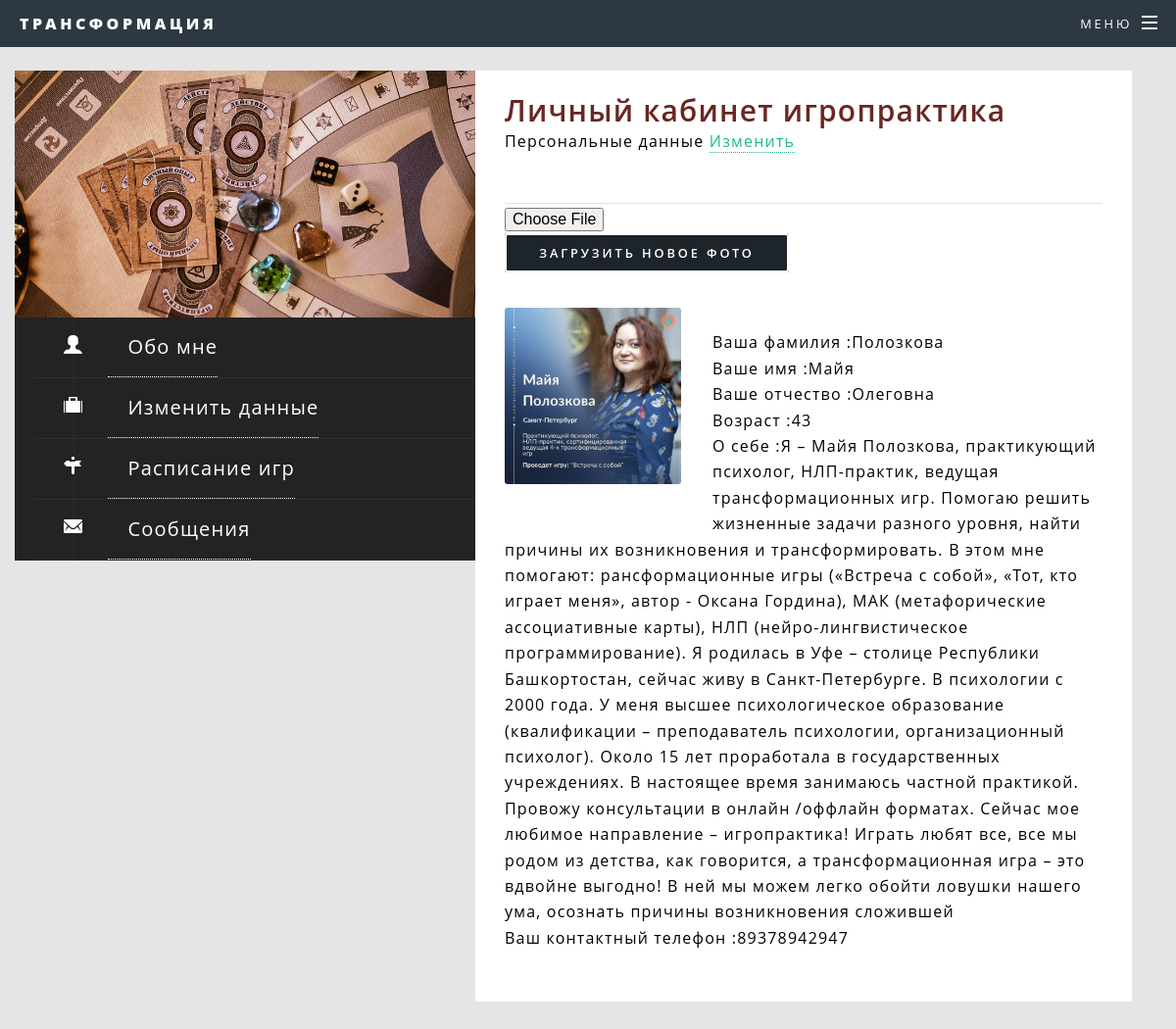
Screenshot of /psychology/kabiner.php (signed in) with the database file from the repository.
### psychology/kabiner.php (the view, shortened to what this page needs)
<?php
include "connect.php"
?>
<!DOCTYPE html>
<html>
<head>
	<link href="css/demo.css" rel="stylesheet" type="text/css">
	 <link rel="stylesheet" href="css/jqbar.css" />
	<link rel="stylesheet" type="text/css" href="css/bootstrap.css">
	<link rel="stylesheet" type="text/css" href="css/bootstrap-responsive.css">
	<link rel="stylesheet" type="text/css" href="css/style1.css">
	<link rel="stylesheet" href="font-awesome/css/font-awesome.min.css">
    <link rel="stylesheet" type="text/css" href="css/simpletextrotator.css" />
		<link rel="stylesheet" href="assets/css/main1.css" />
</head>
<body>
<header id="header">
						<h1><a href="index.php">Трансформация</a></h1>
						<nav id="nav">
							<ul>
								<li class="special">
									<a href="#menu" class="menuToggle"><span>Меню</span></a>
								</li>
							</ul>
						</nav>
					</header>
	<div class="container topbottom">
		<div class="row-fluid">
<?php
$usname=$_SESSION["username"];
$result = "SELECT `priority`,`login` FROM users WHERE `login` = '$usname'";
$result1 = mysqli_query($conn, $result) or trigger_error(mysql_error()." in ". $result);
$myrow = mysqli_fetch_array($result1);
if ($myrow['priority']==0) { ?>
<div class="span5">
				<img src="img/avatar.jpg" alt="Profile Avatar" class="avatar">
				<div class="navigation">
					<div>
						<ul>
							<li>
								<img src="img/about-icon.png">
								<a href="kabiner.php">Обо мне</a>
							</li>
							<li>
								<img src="img/portfolio-icon.png">
								<a href="changePers.php">Изменить данные</a>
							</li>
							<li>
								<img src="img/followme-icon.png">
								<a href="mygame.php">Мои игры</a>
							</li>
							<li>
								<img src="img/contact-icon.png">
								<a href="messageus.php">Сообщения</a>
							</li>
						</ul>
					</div>
				</div>
			</div>
		<div class="span7 homeabout">
				<div class="person">
					<span class="name">Личный кабинет <?php echo"игрока";?></span>
					<div class="font16"> <p style="color:#000000;">Персональные данные <a href="#">Изменить</a></p></div>
				</div>
				<?php
				 $result2 = "SELECT `Фамилия`,`Имя`,`ava`, `Отчество`, `Возраст`,`Пол`,`О себе` FROM `игрок` WHERE `login` = '$usname'";
				 $result3 = mysqli_query($conn, $result2) or trigger_error(mysql_error()." in ". $result2);
				 $myrow2 = mysqli_fetch_array($result3);
				 if (empty($myrow2["Фамилия"]))
				 {  ?>
				 	<p style=color:#000000;>Необходимо добавить информацию о себе, чтобы получить больше возможностей личного кабиента!</p>
					 <form action="addpers.php" method="post"  >
        			  <input class="fagobob" type="submit" name="send911" value="Добавить информацию"/></from>
			<?php	 }
				else {
					?>
					<form action="kabiner.php" method="post"  >
					<input type="file" name="file">
					<input type="submit" value="Загрузить новое фото" name="submit787">
						</form>
						<span style= width:180px; style= height:180px; class="image left"><img src="<?php echo "images/",$myrow2["ava"];?>"/></span>
						<?php
						if(isset($_FILES['file'])) {
						$check = can_upload($_FILES['file']);
						if($check === true){
						make_upload($_FILES['file'], $_SESSION['type'], $id);
						echo "<strong>Файл успешно загружен!</strong>";
						}
						else{
						echo "<strong>$check</strong>";
						}
					}
					if(isset($_POST['submit787']))	{
                        $img=$_POST["file"];
						$query3 = "update trgames.игрок set `ava`='$img' where `login` = '$usname'";
						echo $query3;
								if ($conn->query($query3) === TRUE) {
									echo "<h2>Данные обновлены успешно</h2>";
									exit('<meta http-equiv="refresh" content="0; url=kabiner.php" />');
								} else {
									echo "Error: " . $query3 . "<br>" . $conn->error;
								}
                }
					echo "<p style=color:#000000;><br>Ваша фамилия: ", $myrow2["Фамилия"];
					echo "<br>Ваше имя: ", $myrow2["Имя"];
					echo "<br>Ваше отчество: ",$myrow2["Отчество"];
					echo "<br>Ваш День рождения: ",$myrow2["Возраст"];
					echo "<br>Коротко о себе: ",$myrow2["О себе"];
					echo "<br>Ваш пол: ", $myrow2["Пол"],"<br>";
				}
				?>
					<form action="stanigropr.php" method="post"  >
        			<input class="fagobob" type="submit" name="send911" value="Стать игропрактиком"/></from>
				</div>
			</div>
<?php
}
else {
	if ($myrow['priority']==2) {
	?>
		<div class="span5">
				<img src="img/avatar.jpg" alt="Profile Avatar" class="avatar">
				<div class="navigation">
					<div>
						<ul>
							<li>
								<img src="img/about-icon.png">
								<a href="kabiner.php">Обо мне</a>
							</li>
							<li>
								<img src="img/portfolio-icon.png">
								<a href="changePersIgropr.php">Изменить данные</a>
							</li>
							<li>
								<img src="img/followme-icon.png">
								<a href="raspisanie.php">Расписание игр</a>
							</li>
							<li>
								<img src="img/contact-icon.png">
								<a href="messagepr.php">Сообщения</a>
							</li>
						</ul>
					</div>
				</div>
			</div>
		<div class="span7 homeabout">
				<div class="person">
					<span class="name">Личный кабинет <?php echo"игропрактика";?></span>
					<div class="font16"> <p style="color:#000000;">Персональные данные <a href="#">Изменить</a></p></div>
				</div>
				<?php
				 $result2 = "SELECT `idRukovodit`, `Имя`, `Фамилия`, `Отчество`, `Возраст`, `Опыт`, `Образование`,`img`, `Телефон`, `Почта`, `Фото`, `О себе`, `img`, `login` FROM `игропрактик` WHERE `login` = '$usname'";
				 $result3 = mysqli_query($conn, $result2) or trigger_error(mysql_error()." in ". $result2);
				 $myrow2 = mysqli_fetch_array($result3);
				 if (empty($myrow2["Фамилия"]))
				 {  ?>
				 	<p style=color:#000000;>Необходимо добавить информацию о себе, чтобы получить больше возможностей личного кабиента!</p>
					 <form action="changePersIgropr.php" method="post"  >
        			  <input class="fagobob" type="submit" name="send911" value="Добавить информацию"/></from>
			<?php	 }
				else {
					?>
					<form action="kabiner.php" method="post"  >
					<input type="file" name="file">
					<input type="submit" value="Загрузить новое фото" name="submit787">
						</form>
						<span style= width:180px; style= height:180px; class="image left"><img src="<?php echo "images/",$myrow2["img"];?>"/></span>
						<?php
					echo "<p style=color:#000000;><br>Ваша фамилия :", $myrow2["Фамилия"];
					echo "<br>Ваше имя :", $myrow2["Имя"];
					echo "<br>Ваше отчество :",$myrow2["Отчество"];
					echo "<br>Возраст :",$myrow2["Возраст"];
					echo "<br>О себе :",$myrow2["О себе"];
					echo "<br>Ваш контактный телефон :", $myrow2["Телефон"],"<br>";
				}
				?>
				</div>
			</div>
 <?php
}
}
?>
		</div>
</body>
</html>

### psychology/css/style1.css (style rules this page uses)
body { font-family: 'Source Sans Pro', sans-serif; font-size: 18px; color: #383838; line-height: 30px; background: #e5b2ff; line-height: 1.5; }
.topbottom { margin: 6% auto; }
a, a:hover { text-decoration: none; }
.avatar { width:100%; }
.navigation > div { background: url('../img/sep.png') repeat-y 60px 195px; }
.navigation { background: #232323; font-size: 20px; line-height: 60px; }
.navigation ul { margin: 0 !important; }
.navigation li { list-style-type: none !important; border-bottom: 1px solid #2e2e2e; }
.navigation img { padding: 0 20px; }
.navigation a, .navigation a:hover { color: #fff !important; line-height: 60px; padding-left: 20px; display: inline-block; }
.homeabout { background: #fff; margin: 0 !important; padding: 20px 30px ; min-height:439px!important; }
.person { font-size: 30px; border-bottom: 1px solid #e1e1e1; padding-bottom: 20px; line-height: normal; margin: 0; }
.font16 { font-size:16px; }
.person a, .person a:hover { color: #21ba82 !important; }
.name { font-weight: 600; color: #692722; }
.span5 { background-color:#232323; }
.span7 { background-color:#ffffff; }

### rows the page displays
игропрактик: img (picture), Фамилия "Полозкова", Имя "Майя", Отчество "Олеговна", Возраст "43", О себе "Я – Майя Полозкова, практикующий психолог, НЛП-практик, ведущая трансформационных игр. Помогаю решить жизненные задачи разного уровня, найти причины их возникновения и трансформировать. В этом мне помогают: рансформационные игры («Встреча с собой», «Тот, кто играет меня», автор - Оксана Гордина), МАК (метафорические ассоциативные карты), НЛП (нейро-лингвистическое программирование). Я родилась в Уфе – столице Республики Башкортостан, сейчас живу в Санкт-Петербурге. В психологии с 2000 года. У меня высшее психологическое образование (квалификации – преподаватель психологии, организационный психолог). Около 15 лет проработала в государственных учреждениях. В настоящее время занимаюсь частной…", Телефон "89378942947"
